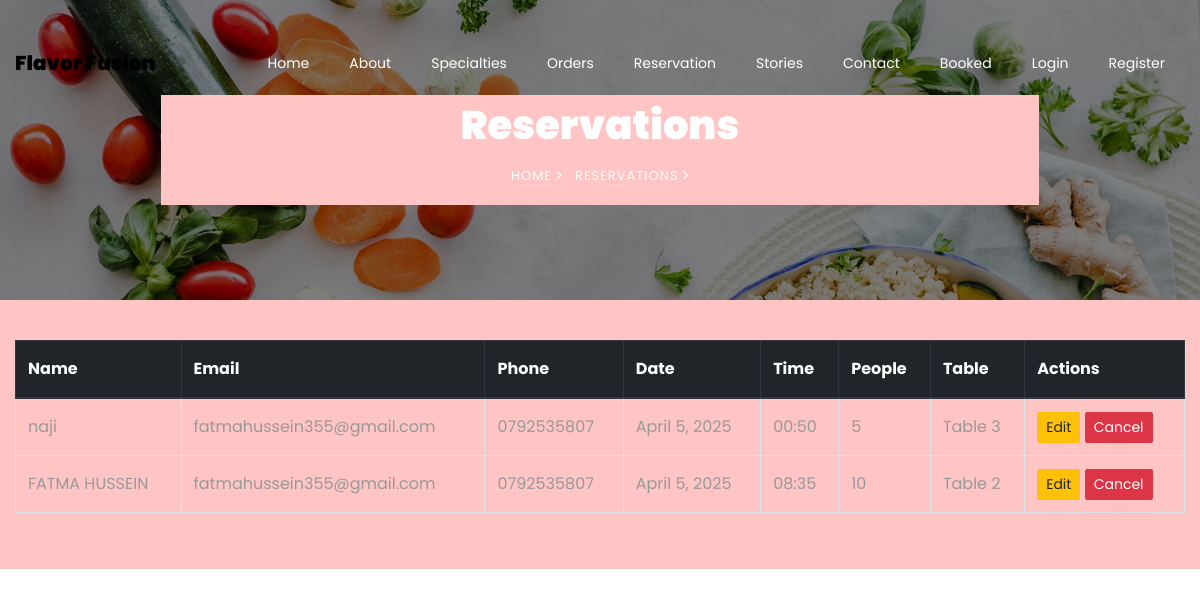
Screenshot of /booked/ with the database file from the repository.
### restaurant/models.py (models this page shows, shortened)
class Reservation(models.Model):  # Changed from Customer to Reservation to avoid confusion
    name = models.CharField(
        max_length=100,
        validators=[RegexValidator(r'^[A-Za-z ]+$', message="Name can only contain letters and spaces.")]
    )
    email = models.EmailField()
    phone = models.CharField(
        max_length=10,
        validators=[RegexValidator(r'^\d{10}$', message="Phone number must be exactly 10 digits.")]
    )
    date = models.DateField()
    time = models.TimeField()
    person = models.PositiveIntegerField()
    table = models.ForeignKey(Table, on_delete=models.SET_NULL, null=True, blank=True)
    created_at = models.DateTimeField(auto_now_add=True)
    updated_at = models.DateTimeField(auto_now=True)
    class Meta:
        ordering = ['-created_at']
        verbose_name = 'Reservation'
        verbose_name_plural = 'Reservations'

class Table(models.Model):
    number = models.IntegerField(unique=True)
    seats = models.IntegerField()
    available = models.BooleanField(default=True)

### restaurant/views.py (the view)
# urls.py: path('booked/', views.booked, name='booked'),
def booked(request):
    reservations = Reservation.objects.select_related('table').order_by('-created_at')
    return render(request, "booked.html", {"reservations": reservations})

### restaurant/templates/booked.html (shortened to what this page needs)
{% extends 'common.html' %}
{% load static %}
{% block body %}
<section class="hero-wrap hero-wrap-2" style="background-image: url('{% static 'images/bg_4.jpg' %}');">
    <div class="container">
        <div class="row no-gutters slider-text align-items-center justify-content-center">
            <div class="col-md-9 ftco-animate text-center" style="background: #ffc4c4">
                <h1 class="mb-2 bread">Reservations</h1>
                <p class="breadcrumbs">
                    <span class="mr-2"><a href="{% url 'index' %}">Home <i class="ion-ios-arrow-forward"></i></a></span>
                    <span>Reservations <i class="ion-ios-arrow-forward"></i></span>
                </p>
            </div>
        </div>
    </div>
</section>
<section class="ftco-section" style="background: #ffc4c4; padding: 40px 0;">
    <div class="container">
        <div class="table-responsive">
            <table class="table table-bordered table-hover">
                <thead class="thead-dark">
                    <tr>
                        <th>Name</th>
                        <th>Email</th>
                        <th>Phone</th>
                        <th>Date</th>
                        <th>Time</th>
                        <th>People</th>
                        <th>Table</th>
                        <th>Actions</th>
                    </tr>
                </thead>
                <tbody>
                    {% for res in reservations %}
                    <tr>
                        <td>{{ res.name }}</td>
                        <td>{{ res.email }}</td>
                        <td>{{ res.phone }}</td>
                        <td>{{ res.date }}</td>
                        <td>{{ res.time|time:"H:i" }}</td>
                        <td>{{ res.person }}</td>
                        <td>Table {{ res.table.number }}</td>
                        <td>
                            <a href="{% url 'edit_reservation' id=res.id %}" class="btn btn-sm btn-warning">Edit</a>
                            <a href="{% url 'cancel_reservation' res.id %}" class="btn btn-sm btn-danger">Cancel</a>
                        </td>
                    </tr>
                    {% empty %}
                    <tr>
                        <td colspan="8" class="text-center">No reservations found</td>
                    </tr>
                    {% endfor %}
                </tbody>
            </table>
        </div>
    </div>
</section>
{% endblock %}

### rows the page displays
Reservation: name "naji", email "fatmahussein355@gmail.com", phone "0792535807", date "April 5, 2025", time "00:50", person "5", table.number "3"
Reservation: name "FATMA HUSSEIN", email "fatmahussein355@gmail.com", phone "0792535807", date "April 5, 2025", time "08:35", person "10", table.number "2"
